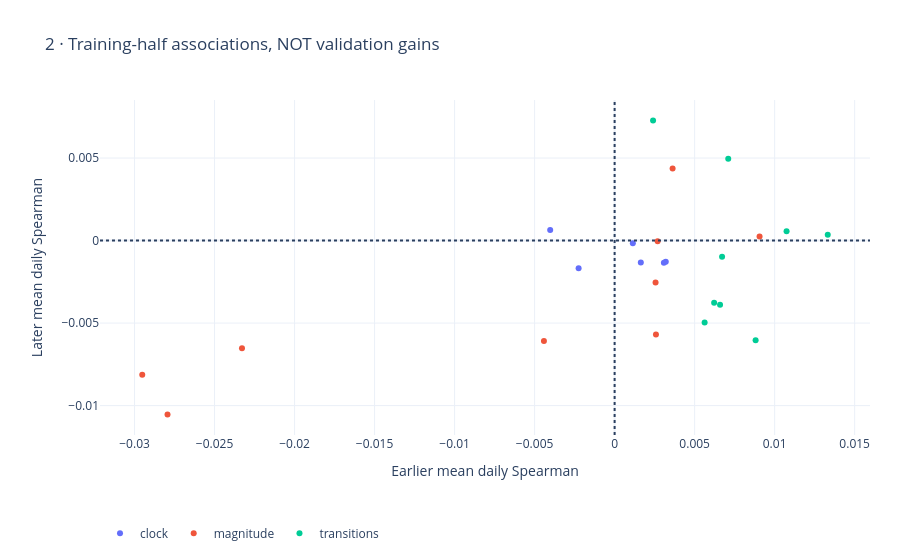

Write notebook code for a chart like this one.
### Markdown cell above
## Training stability
Earlier/later associations are descriptive screening evidence, not validation performance.

### Code cell
figures[1].show(renderer='plotly_mimetype')

### Figure 1 — Plotly figure (JSON) as saved in the notebook; plotly's stock layout.template omitted (floating-point values rounded to 4 significant figures)
{"data": [{"mode": "markers", "name": "clock", "text": ["released_sequence18__w21__pair_coverage", "released_sequence18__w21__mean_pair_release_age", "released_sequence18__w63__pair_coverage", "released_sequence18__w63__mean_pair_release_age", "released_sequence18__w126__pair_coverage", "released_sequence18__w126__mean_pair_release_age"], "type": "scatter", "x": [-0.002251, -0.004026, 0.001138, 0.003078, 0.001637, 0.003196], "y": [-0.001672, 0.0006425, -0.0001623, -0.001347, -0.001329, -0.001286]}, {"mode": "markers", "name": "magnitude", "text": ["released_sequence18__w21__lag_correlation", "released_sequence18__w21__signed_persistence", "released_sequence18__w21__sequence_innovation", "released_sequence18__w63__lag_correlation", "released_sequence18__w63__signed_persistence", "released_sequence18__w63__sequence_innovation", "released_sequence18__w126__lag_correlation", "released_sequence18__w126__signed_persistence", "released_sequence18__w126__sequence_innovation"], "type": "scatter", "x": [0.003623, -0.004418, -0.02952, 0.002557, 0.002583, -0.02329, 0.002688, 0.009056, -0.02794], "y": [0.004365, -0.006089, -0.008132, -0.002547, -0.005688, -0.006522, -4.764e-05, 0.0002521, -0.01054]}, {"mode": "markers", "name": "transitions", "text": ["released_sequence18__w21__conditional_sign_response", "released_sequence18__w21__positive_transition_bias", "released_sequence18__w21__negative_transition_bias", "released_sequence18__w63__conditional_sign_response", "released_sequence18__w63__positive_transition_bias", "released_sequence18__w63__negative_transition_bias", "released_sequence18__w126__conditional_sign_response", "released_sequence18__w126__positive_transition_bias", "released_sequence18__w126__negative_transition_bias"], "type": "scatter", "x": [0.01332, 0.0071, 0.002402, 0.006219, 0.006588, 0.00881, 0.01075, 0.006714, 0.005625], "y": [0.0003529, 0.004953, 0.007275, -0.003763, -0.003888, -0.00604, 0.000557, -0.0009875, -0.004963]}], "layout": {"height": 560, "legend": {"orientation": "h", "y": -0.25}, "margin": {"b": 125, "l": 100, "r": 30, "t": 100}, "shapes": [{"line": {"dash": "dot"}, "type": "line", "x0": 0, "x1": 1, "xref": "x domain", "y0": 0, "y1": 0, "yref": "y"}, {"line": {"dash": "dot"}, "type": "line", "x0": 0, "x1": 0, "xref": "x", "y0": 0, "y1": 1, "yref": "y domain"}], "title": {"text": "2 · Training-half associations, NOT validation gains"}, "xaxis": {"title": {"text": "Earlier mean daily Spearman"}}, "yaxis": {"title": {"text": "Later mean daily Spearman"}}}}
